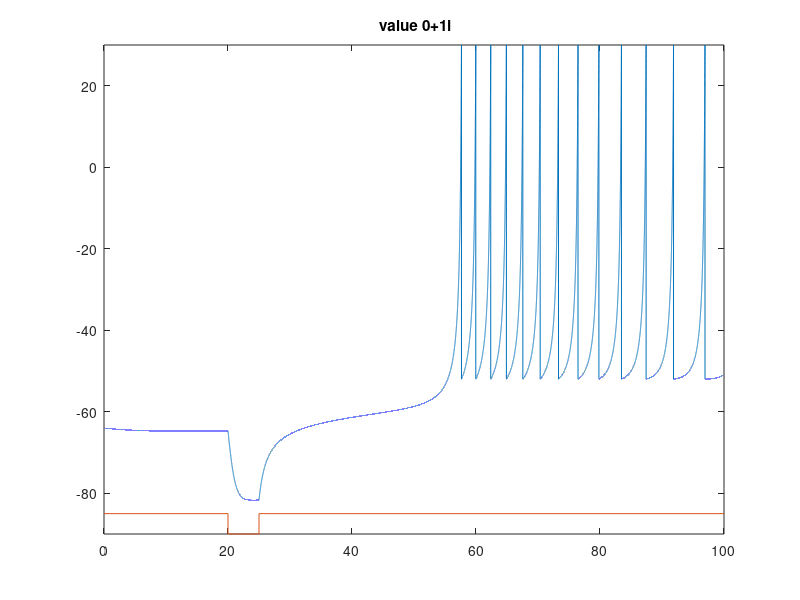

Here is the MATLAB script that generated this plot:
function param_tune
    a=0.03; b=0.25; c=-52;  d=0;
    V=-64;  u=b*V;
    VV=[];  uu=[];
    tau = 0.001;  tspan = 0:tau:100;
    T1=20;
    for t=tspan
        if (t>T1) & (t < T1+5) 
            I=-15;
        else
            I=0;
        end;
        V = V + tau*(0.04*V^2+5*V+140-u+I);
        u = u + tau*a*(b*V-u);
        if V > 30
            VV(end+1)=30;
            V = c;
            u = u + d;
        else
            VV(end+1)=V;
        end;
        uu(end+1)=u;
    end;
    
    fprintf("a=%f b=%f c=%f d=%f \n", a, b, c, d);
    num_of_spikes = get_num_of_spikes(VV);
    first_spike = get_first_spike_time(VV,1);
    first_spike_after_negative_i_cuts = get_first_spike_time(VV, 25000);
    fprintf("%d spikes \n", num_of_spikes);
    fprintf("%first spike-> from 0: %f, from 25ms: %f \n", first_spike, first_spike_after_negative_i_cuts);


    plot(tspan,VV,[0 T1 T1 (T1+5) (T1+5) max(tspan)],-85+[0 0 -5 -5 0 0]);
    axis([0 max(tspan) -90 30])
    title([' value ', num2str(i)]);
end

function num_of_spikes = get_num_of_spikes(voltage_arr)
    len = length(voltage_arr);
    num_of_spikes = 0;

    for i=1:len
        if voltage_arr(i) >= 30
            num_of_spikes = num_of_spikes + 1;
        end
    end
end

function spike_time = get_first_spike_time(voltage_arr, from_time)
    len = length(voltage_arr);
    for i=from_time:len
        if voltage_arr(i) >= 30
            spike_time = i/1000;
            break;
        end
    end
end


